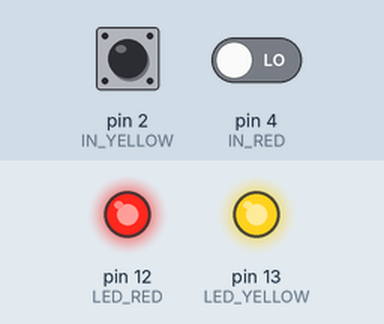
Bench run of a sketch on a simulated Arduino Uno, built with avr-gcc and run on an emulated ATmega328P. Parts: output pins drawn as LEDs (lit = HIGH). Inputs (shaded band) come from the test bench; at power-on: pin 2 (IN_YELLOW) LOW, pin 4 (IN_RED) LOW. What the sketch prints to the serial monitor is not drawn.

Above: at 1.2 s.
1.3 s: pin 2 (IN_YELLOW) driven HIGH
At 1.6 s:
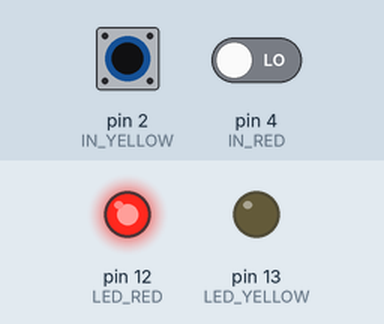
2.8 s: pin 4 (IN_RED) driven HIGH
At 4.0 s:
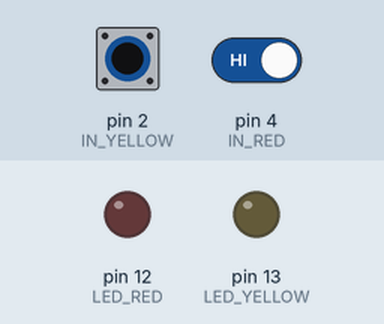
4.3 s: pin 2 (IN_YELLOW) pulsed LOW 5 times (0.12 s each, 0.3 s apart)
At 6.9 s:
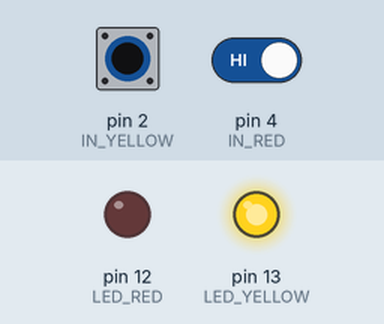
Timing chart, 0 to 8.4 s (numbered marks = the images above; inputs shaded):
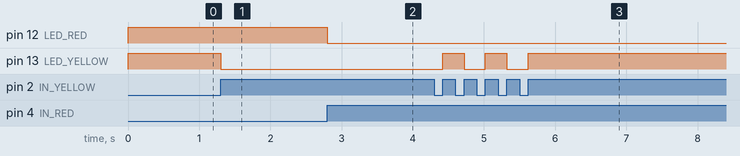

The sketch:

LED.ino
```cpp
// YELLOW LED
int LED_YELLOW = 13;      // yellow output pin
int IN_YELLOW = 2;        // yellow input pin
int stateYellow = HIGH;   // the current state of the yellow output pin
int readingYellow;        // the current reading from the yellow input pin
int previousYellow = LOW; // the previous reading from the yellow input pin
long timeYellow = 0;      // the last time the yellow output pin was toggled

// RED LED
int LED_RED = 12;         // red output pin
int IN_RED = 4;           // red input pin
int stateRed = HIGH;      // the current state of the red output pin
int readingRed;           // the current reading from the red input pin
int previousRed = LOW;    // the previous reading from the red input pin
long timeRed = 0;         // the last time the yellow output pin was toggled

long debounce = 200;      // the debounce time, increase if the output flickers

void setup()
{
  pinMode(IN_YELLOW, INPUT);
  pinMode(LED_YELLOW, OUTPUT);

  pinMode(IN_RED, INPUT);
  pinMode(LED_RED, OUTPUT);

  Serial.begin(9600); // initializes the USB as a serial port
}

void loop()
{
  /* YELLOW */
  ReadYellow();

  /* RED */
  ReadRed();
}

void ReadYellow()
{
  readingYellow = digitalRead(IN_YELLOW);

  if (readingYellow == HIGH && previousYellow == LOW && millis() - timeYellow > debounce)
  {
    if (stateYellow == HIGH)
      stateYellow = LOW;
    else
      stateYellow = HIGH;

    timeYellow = millis();
    SendData(LED_YELLOW, stateYellow);
  }

  digitalWrite(LED_YELLOW, stateYellow);

  previousYellow = readingYellow;
}

void ReadRed()
{
  readingRed = digitalRead(IN_RED);

  if (readingRed == HIGH && previousRed == LOW && millis() - timeRed > debounce)
  {
    if (stateRed == HIGH)
      stateRed = LOW;
    else
      stateRed = HIGH;

    timeRed = millis();
    SendData(LED_RED, stateRed);
  }

  digitalWrite(LED_RED, stateRed);

  previousRed = readingRed;
}

void SendData(int led, int state)
{
  String message = "";
  message += led;
  message += state;

  Serial.print(message);
  //Serial.print('c');
}
```

Measured:
- after the input at 1.3 s, pin 13 (LED_YELLOW): HIGH → LOW at once
- after the input at 2.8 s, pin 12 (LED_RED): HIGH → LOW at once
- after the input at 4.3 s, pin 13 (LED_YELLOW): alternates HIGH for 0.30 s and LOW for 0.30 s, 5 changes in all, then stays HIGH, starting after 0.12 s
